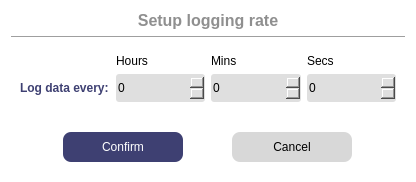
<?xml version="1.0" encoding="UTF-8"?>
<ui version="4.0">
 <class>WLogDataEvery</class>
 <widget class="QDialog" name="WLogDataEvery">
  <property name="geometry">
   <rect>
    <x>0</x>
    <y>0</y>
    <width>416</width>
    <height>182</height>
   </rect>
  </property>
  <property name="windowTitle">
   <string>Log data period configuration</string>
  </property>
  <property name="styleSheet">
   <string notr="true">#WLogDataEvery {
 background-color:white;
 border-radius: 5px;
}
#label{
 color: #3E4072;
 font-weight: 800;
}
#buttonBox{
 background-color: #3E4072;
}
#label_Title{
 color: #8F8F8F;
 font-weight: 600;
}
QSpinBox {
 background-color:#DFDFDF;
 border-radius: 3px;
}
#pushButton_Confirm,
#pushButton_Cancel {
 border: none;
 border-radius: 8px;
}
#pushButton_Confirm {
 color: white;
 background-color: #3E4072;
}
#pushButton_Confirm:hover {
 color: white;
 background-color: #595D89;
}
#pushButton_Cancel {
 background-color: #D8D8D8;
}
#pushButton_Cancel:hover {
 background-color: #ACACAC;
}</string>
  </property>
  <layout class="QVBoxLayout" name="verticalLayout">
   <item>
    <widget class="QLabel" name="label_Title">
     <property name="font">
      <font>
       <pointsize>12</pointsize>
       <fontweight>DemiBold</fontweight>
      </font>
     </property>
     <property name="text">
      <string>Setup logging rate</string>
     </property>
     <property name="alignment">
      <set>Qt::AlignCenter</set>
     </property>
    </widget>
   </item>
   <item>
    <widget class="Line" name="line">
     <property name="orientation">
      <enum>Qt::Horizontal</enum>
     </property>
    </widget>
   </item>
   <item>
    <widget class="QWidget" name="widget" native="true">
     <layout class="QGridLayout" name="gridLayout">
      <item row="0" column="4">
       <widget class="QLabel" name="label_4">
        <property name="text">
         <string>Secs</string>
        </property>
       </widget>
      </item>
      <item row="1" column="0">
       <widget class="QLabel" name="label">
        <property name="text">
         <string>Log data every:</string>
        </property>
       </widget>
      </item>
      <item row="1" column="3">
       <widget class="QSpinBox" name="spinBox_Mins">
        <property name="minimumSize">
         <size>
          <width>0</width>
          <height>28</height>
         </size>
        </property>
        <property name="maximum">
         <number>59</number>
        </property>
       </widget>
      </item>
      <item row="1" column="4">
       <widget class="QSpinBox" name="spinBox_Secs">
        <property name="minimumSize">
         <size>
          <width>0</width>
          <height>28</height>
         </size>
        </property>
        <property name="maximum">
         <number>59</number>
        </property>
       </widget>
      </item>
      <item row="0" column="3">
       <widget class="QLabel" name="label_3">
        <property name="text">
         <string>Mins</string>
        </property>
       </widget>
      </item>
      <item row="0" column="1">
       <widget class="QLabel" name="label_2">
        <property name="text">
         <string>Hours</string>
        </property>
       </widget>
      </item>
      <item row="1" column="1">
       <widget class="QSpinBox" name="spinBox_Hours">
        <property name="minimumSize">
         <size>
          <width>0</width>
          <height>28</height>
         </size>
        </property>
        <property name="maximumSize">
         <size>
          <width>16777215</width>
          <height>28</height>
         </size>
        </property>
        <property name="maximum">
         <number>119</number>
        </property>
       </widget>
      </item>
     </layout>
    </widget>
   </item>
   <item>
    <spacer name="verticalSpacer">
     <property name="orientation">
      <enum>Qt::Vertical</enum>
     </property>
     <property name="sizeHint" stdset="0">
      <size>
       <width>20</width>
       <height>40</height>
      </size>
     </property>
    </spacer>
   </item>
   <item>
    <widget class="QWidget" name="widget_3" native="true">
     <layout class="QHBoxLayout" name="horizontalLayout">
      <item>
       <widget class="QPushButton" name="pushButton_Confirm">
        <property name="minimumSize">
         <size>
          <width>0</width>
          <height>30</height>
         </size>
        </property>
        <property name="maximumSize">
         <size>
          <width>120</width>
          <height>16777215</height>
         </size>
        </property>
        <property name="text">
         <string>Confirm</string>
        </property>
       </widget>
      </item>
      <item>
       <widget class="QPushButton" name="pushButton_Cancel">
        <property name="minimumSize">
         <size>
          <width>120</width>
          <height>30</height>
         </size>
        </property>
        <property name="maximumSize">
         <size>
          <width>120</width>
          <height>16777215</height>
         </size>
        </property>
        <property name="text">
         <string>Cancel</string>
        </property>
       </widget>
      </item>
     </layout>
    </widget>
   </item>
  </layout>
 </widget>
 <resources/>
 <connections>
  <connection>
   <sender>pushButton_Confirm</sender>
   <signal>clicked()</signal>
   <receiver>WLogDataEvery</receiver>
   <slot>accept()</slot>
   <hints>
    <hint type="sourcelabel">
     <x>154</x>
     <y>139</y>
    </hint>
    <hint type="destinationlabel">
     <x>147</x>
     <y>275</y>
    </hint>
   </hints>
  </connection>
  <connection>
   <sender>pushButton_Cancel</sender>
   <signal>clicked()</signal>
   <receiver>WLogDataEvery</receiver>
   <slot>reject()</slot>
   <hints>
    <hint type="sourcelabel">
     <x>330</x>
     <y>158</y>
    </hint>
    <hint type="destinationlabel">
     <x>330</x>
     <y>223</y>
    </hint>
   </hints>
  </connection>
 </connections>
</ui>
